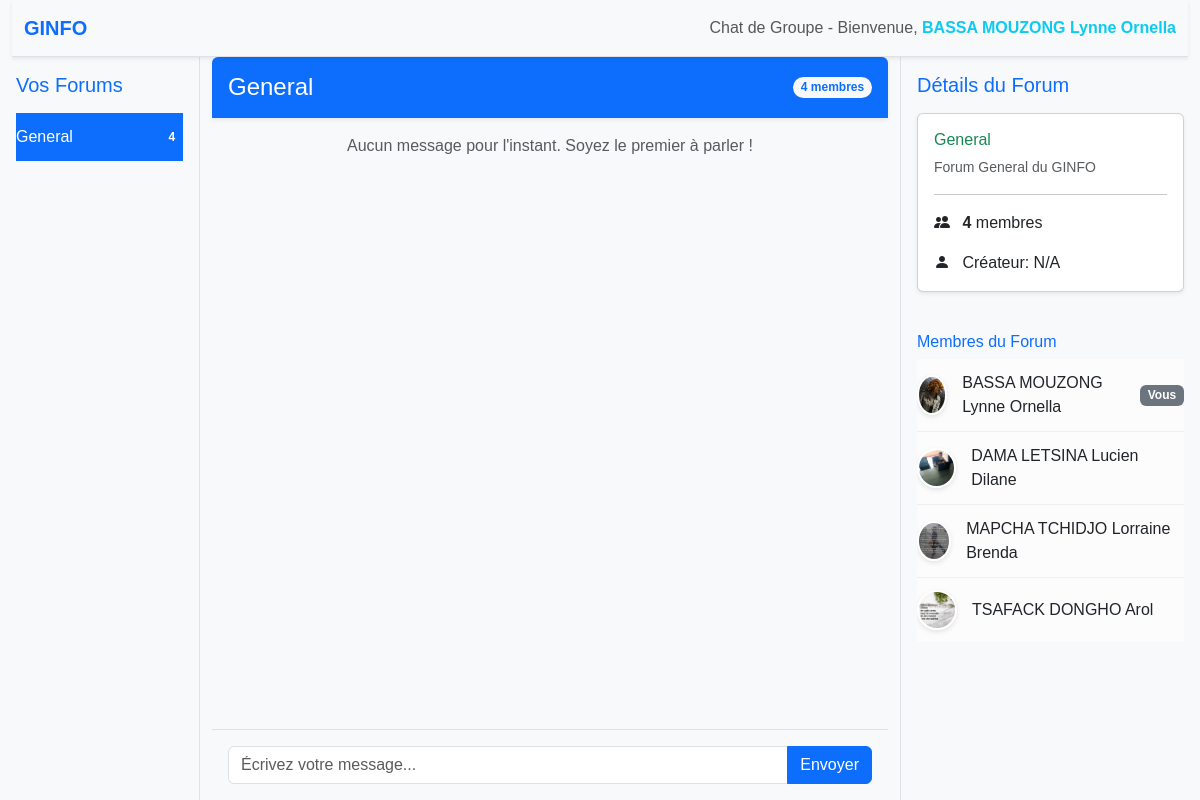
Page /forum/chat/1/ (signed in) on the earlier database version.
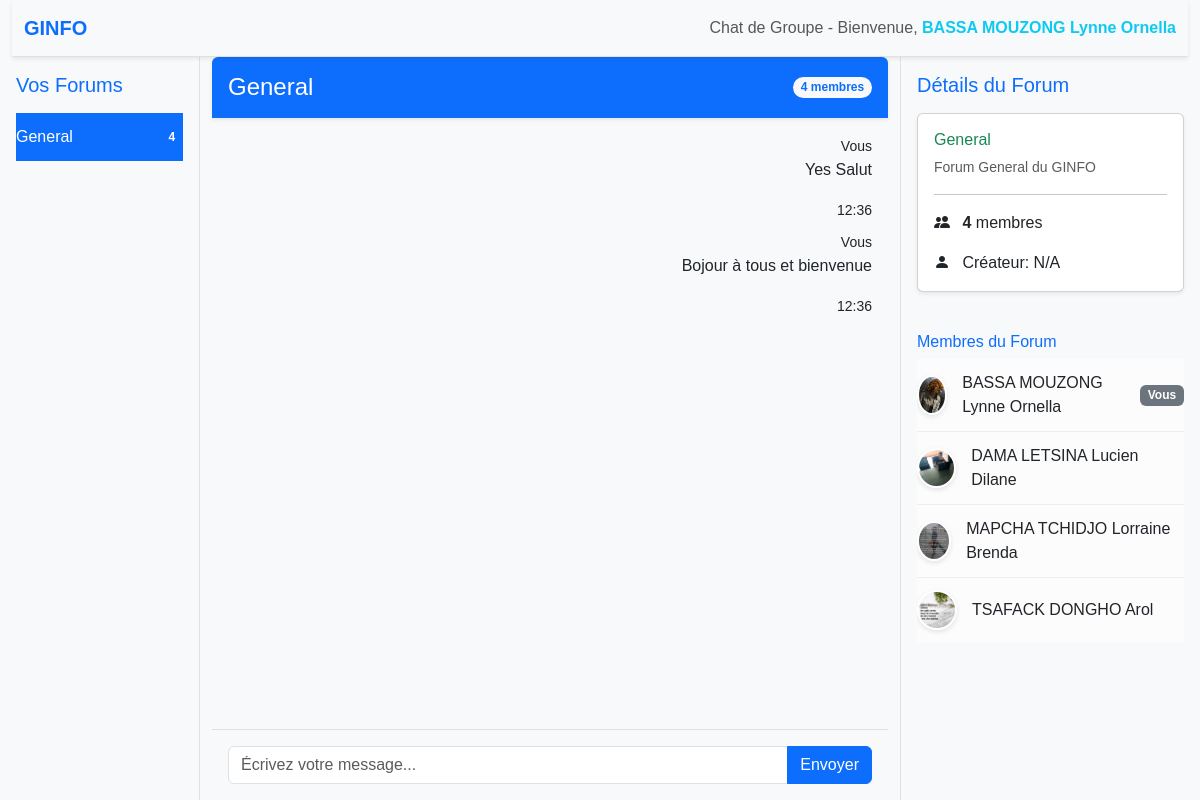
Same page on the later database version.
### Etudiants/models.py (models this page shows, shortened)
class Etudiant(AbstractBaseUser,PermissionsMixin):
    matricule=models.CharField(max_length=10,unique=True,verbose_name="identifiant")
    nom=models.CharField(max_length=255,verbose_name="nom")
    prenom=models.CharField(max_length=255,verbose_name="prenom")
    password = models.CharField(max_length=10,verbose_name="mot de passe")
    annee=models.CharField(max_length=4,verbose_name="annee d'inscription",default=0)
    niveau=models.CharField(max_length=9,default=0,verbose_name="niveau")
    filiere =models.CharField(max_length=4,verbose_name="filiere",default=0)
    profil=models.CharField(max_length=255,verbose_name="profil")
    is_active = models.BooleanField(default=True)
    is_admin = models.BooleanField(default=False)
    is_staff= models.BooleanField(default=False)
    is_superuser = models.BooleanField(default=False)
    objects=EtudiantManager()
    USERNAME_FIELD="matricule"
    REQUIRED_FIELDS = ["password"]
    forums = models.ManyToManyField(
        'forum.Forum',  # <-- Référence le modèle Forum par son label d'application et son nom
        related_name='inscrit',
        blank=True,
        verbose_name="Forums d'appartenance"
    )
    class Meta:
        verbose_name = "Etudiant"
        verbose_name_plural = "Etudiants"
        ordering = ['nom', 'prenom']
    def get_full_name(self):
        return f"{self.nom} {self.prenom}"

### forum/models.py (models this page shows, shortened)
class Forum(models.Model):
    nom = models.CharField(max_length=15, unique=True, verbose_name="nom_forum")
    description = models.TextField(max_length=200, verbose_name="description_forum")
    profil = models.CharField(max_length=100, verbose_name="profil_forum")
    createur = models.ForeignKey(
        'Etudiants.Etudiant',
        on_delete=models.SET_NULL,
        related_name="forums_crees",
        null=True,
        blank=True,
        verbose_name="createur_forum"
    )
    membres = models.ManyToManyField(Etudiant, related_name='forums_rejoints', blank=True)
    class Meta:
        verbose_name = "Forum"
        verbose_name_plural = "Forums"
        ordering = ['nom']
    @property
    def nombre_membres(self):
        return self.membres.count()

### chat/models.py (models this page shows, shortened)
class MessageForum(models.Model):
    forum = models.ForeignKey(Forum, on_delete=models.CASCADE, related_name='messages')
    auteur = models.ForeignKey(Etudiant, on_delete=models.CASCADE)
    contenu = models.TextField()
    date_envoi = models.DateTimeField(auto_now_add=True)
    class Meta:
        ordering = ['date_envoi']  # Afficher les messages du plus ancien au plus récent

### forum/views.py (the view, shortened to what this page needs)
@login_required
def chat_room_view(request, forum_id):
    forum = get_object_or_404(Forum, id=forum_id)
    user = request.user
    messages = MessageForum.objects.filter(forum=forum).order_by('date_envoi')
    user_forums=[]
    if user.forums.filter(id=forum_id).exists():
       user_forums.append(forum) # Renommé pour clarté
    context = {
        'forum': forum,
        'messages': messages,
        'current_user_id': request.user.id,
        'user_forums': user_forums # Renommé pour clarté
    }
    return render(request, 'chat/chatforum.html', context)

### chat/templates/chat/chatforum.html (shortened to what this page needs)
{% load static %}
{% load my_filters%}
<!DOCTYPE html>
<html lang="fr">
<head>
    <link href="https://cdn.jsdelivr.net/npm/bootstrap@5.3.0/dist/css/bootstrap.min.css" rel="stylesheet">
    <link rel="stylesheet" href="{% static 'chat/css/chatgroup.css' %}">
</head>
<body>
    <div class="container-fluid d-flex flex-column h-100">
        <nav class="navbar navbar-expand-lg navbar-light bg-light border-bottom shadow-sm">
            <div class="container-fluid">
                <a class="navbar-brand text-primary fw-bold" href="#">GINFO</a>
                <span class="navbar-text ms-auto d-none d-md-block">
                    Chat de Groupe - Bienvenue, <strong class="text-info">{{ user.get_full_name|default:"Invité" }}</strong>
                </span>
            </div>
        </nav>
        <div class="row flex-grow-1 overflow-hidden">
            <div class="col-md-3 col-lg-2 bg-light border-end p-3 d-flex flex-column" id="forum-list-col">
                <h5 class="mb-3 text-primary">Vos Forums</h5>
                <ul class="list-group list-group-flush flex-grow-1 overflow-auto">
                    {% for f in user_forums %}
                        <a href="{% url 'chat_room' f.id %}" class="list-group-item list-group-item-action {% if forum and f.id == forum.id %}active{% endif %}">
                            {{ f.nom }} <span class="badge bg-primary rounded-pill ms-auto">{{ f.nombre_membres }}</span>
                        </a>
                    {% empty %}
                        <li class="list-group-item text-muted">Aucun forum rejoint.</li>
                    {% endfor %}
                </ul>
            </div>
            <div class="col-md-6 col-lg-7 d-flex flex-column chat-container">
                {% if forum %}
                    <div class="chat-header bg-primary text-white p-3 d-flex align-items-center justify-content-between rounded-top shadow-sm">
                        <h4 class="mb-0">{{ forum.nom }}</h4>
                        <span class="badge bg-light text-primary rounded-pill">{{ forum.nombre_membres }} membres</span>
                    </div>
                    <div class="chat-messages flex-grow-1 overflow-auto p-3" data-forum-id="{{ forum.id }}">
                        {% for message in messages %}
                            <div class="message {% if message.auteur.id == current_user_id %}sent text-end{% else %}received{% endif %} mb-2" data-message-id="{{ message.id }}">
                                <span class="sender-name"><small>{% if message.auteur.id == current_user_id %}Vous{% else %}{{ message.auteur.nom|first_word_capitalized }}{% endif %}</small></span>
                                <p class="message-content">{{ message.contenu }}</p>
                                <small class="message-time">{{ message.date_envoi|date:"H:i" }}</small>
                            </div>
                        {% empty %}
                            <p class="text-center text-muted">Aucun message pour l'instant. Soyez le premier à parler !</p>
                        {% endfor %}
                    </div>
                        {% if forum %}
                    <div class="chat-input p-3 bg-light border-top rounded-bottom">
                        <form action="{% url 'chat_room' forum.id %}" method="post">
                            {% endif %}
                        <div class="input-group">
                            <input type="textarea" id="messageInput" class="form-control" placeholder="Écrivez votre message..." name="message" required>
                            <input type="submit" class="btn btn-primary" id="sendMessageBtn" value="Envoyer">
                        </div></form>
                    </div>
                {% else %}
                    <div class="d-flex flex-column justify-content-center align-items-center h-100">
                        <h3 class="text-muted">Bienvenue dans le chat !</h3>
                        <p class="text-muted">Veuillez sélectionner un forum à gauche pour commencer à discuter.</p>
                    </div>
                {% endif %}
            </div>
            <div class="col-md-3 col-lg-3 bg-light border-start p-3 d-flex flex-column" id="forum-info-col">
                {% if forum %}
                    <h5 class="mb-3 text-primary">Détails du Forum</h5>
                    <div class="card shadow-sm mb-3">
                        <div class="card-body">
                            <h6 class="card-title text-success">{{ forum.nom }}</h6>
                            <p class="card-text text-muted small">{{ forum.description }}</p>
                            <hr>
                            <p class="card-text">
                                <i class="bi bi-people-fill me-2"></i>
                                <span class="fw-bold">{{ forum.nombre_membres }}</span> membres
                            </p>
                            <p class="card-text">
                                <i class="bi bi-person-fill me-2"></i>
                                Créateur: {{ forum.createur.get_full_name|default:"N/A" }}
                            </p>
                        </div>
                    </div>
                    <h6 class="mt-4 mb-2 text-primary">Membres du Forum</h6>
                    <ul class="list-group list-group-flush overflow-auto flex-grow-1">
                        {% for membre in forum.membres.all %}
                            <li class="list-group-item d-flex align-items-center">
                                <img src="{% static 'geinfo/img/profils/'%}{{membre.profil}}" alt="Avatar" class="profile-img">
                                {{ membre.get_full_name }}
                                {% if membre.id == user.id %}
                                    <span class="badge bg-secondary ms-auto">Vous</span>
                                {% endif %}
                            </li>
                        {% empty %}
                            <li class="list-group-item text-muted">Aucun membre.</li>
                        {% endfor %}
                    </ul>
                {% else %}
                    <div class="text-center text-muted">
                        <p class="mt-5">Sélectionnez un forum pour voir ses informations.</p>
                    </div>
                {% endif %}
            </div>
        </div>
    </div>
    <link rel="stylesheet" href="https://cdn.jsdelivr.net/npm/bootstrap-icons@1.10.5/font/bootstrap-icons.css">
</html>

### chat/static/chat/css/chatgroup.css (style rules this page uses)
:root { --nexus-bg-light: #f8f9fa; --nexus-bg-white: #ffffff; --nexus-border-color: #dee2e6; --nexus-primary: #007bff; --nexus-text-muted: #6c757d; --nexus-active-bg: #e9ecef; }
html, body { height: 100%; margin: 0; font-family: Arial, sans-serif; background-color: var(--nexus-bg-light); }
.navbar { z-index: 1020; box-shadow: 0 2px 4px rgba(0,0,0,.04); }

### chat/templates/chat/chatforum.html (style rules this page uses)
.list-group-item { background-color: rgba(255, 255, 255, 0.6); border: none; padding: 12px 0; display: flex; align-items: center; border-bottom: 1px solid rgba(0, 0, 0, 0.05); }
.list-group-item:last-child { border-bottom: none; }
.list-group-item img.profile-img { width: 40px; height: 40px; border-radius: 50%; object-fit: cover; margin-right: 15px; border: 2px solid rgba(255, 255, 255, 0.7); box-shadow: 0 2px 5px rgba(0,0,0,0.1); }

Differences in the rows shown:
added MessageForum: shows "Vous", contenu "Yes Salut", date_envoi "12:36"
added MessageForum: shows "Vous", contenu "Bojour à tous et bienvenue", date_envoi "12:36"
Other differences:
text no longer shown: "Aucun message pour l'instant. Soyez le premier à parler !"
